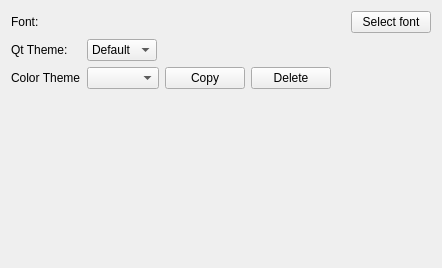
<?xml version="1.0" encoding="UTF-8"?>
<ui version="4.0">
 <class>GeneralOptionsWidget</class>
 <widget class="QWidget" name="GeneralOptionsWidget">
  <property name="geometry">
   <rect>
    <x>0</x>
    <y>0</y>
    <width>442</width>
    <height>268</height>
   </rect>
  </property>
  <property name="windowTitle">
   <string>General</string>
  </property>
  <layout class="QVBoxLayout" name="verticalLayout">
   <property name="sizeConstraint">
    <enum>QLayout::SetMinAndMaxSize</enum>
   </property>
   <item>
    <layout class="QFormLayout" name="formLayout">
     <item row="0" column="0">
      <widget class="QLabel" name="fontLabel">
       <property name="text">
        <string>Font:</string>
       </property>
      </widget>
     </item>
     <item row="0" column="1">
      <layout class="QHBoxLayout" name="fontSelectionLayout">
       <item>
        <widget class="QLabel" name="fontSelectionLabel">
         <property name="sizePolicy">
          <sizepolicy hsizetype="Preferred" vsizetype="Preferred">
           <horstretch>1</horstretch>
           <verstretch>0</verstretch>
          </sizepolicy>
         </property>
         <property name="text">
          <string notr="true"/>
         </property>
        </widget>
       </item>
       <item>
        <widget class="QPushButton" name="fontSelectionButton">
         <property name="sizePolicy">
          <sizepolicy hsizetype="Minimum" vsizetype="Fixed">
           <horstretch>0</horstretch>
           <verstretch>0</verstretch>
          </sizepolicy>
         </property>
         <property name="text">
          <string>Select font</string>
         </property>
        </widget>
       </item>
      </layout>
     </item>
     <item row="1" column="0">
      <widget class="QLabel" name="themeLabel">
       <property name="text">
        <string>Qt Theme:</string>
       </property>
      </widget>
     </item>
     <item row="1" column="1">
      <widget class="QComboBox" name="themeComboBox">
       <property name="sizePolicy">
        <sizepolicy hsizetype="Maximum" vsizetype="Fixed">
         <horstretch>0</horstretch>
         <verstretch>0</verstretch>
        </sizepolicy>
       </property>
       <item>
        <property name="text">
         <string>Default</string>
        </property>
       </item>
       <item>
        <property name="text">
         <string>Dark</string>
        </property>
       </item>
      </widget>
     </item>
     <item row="2" column="0">
      <widget class="QLabel" name="colorLabel">
       <property name="text">
        <string>Color Theme</string>
       </property>
      </widget>
     </item>
     <item row="2" column="1">
      <layout class="QHBoxLayout" name="horizontalLayout_3">
       <item>
        <widget class="QComboBox" name="colorComboBox">
         <property name="sizePolicy">
          <sizepolicy hsizetype="Maximum" vsizetype="Fixed">
           <horstretch>0</horstretch>
           <verstretch>0</verstretch>
          </sizepolicy>
         </property>
        </widget>
       </item>
       <item>
        <widget class="QPushButton" name="copyButton">
         <property name="sizePolicy">
          <sizepolicy hsizetype="Maximum" vsizetype="Fixed">
           <horstretch>0</horstretch>
           <verstretch>0</verstretch>
          </sizepolicy>
         </property>
         <property name="text">
          <string>Copy</string>
         </property>
        </widget>
       </item>
       <item>
        <widget class="QPushButton" name="deleteButton">
         <property name="text">
          <string>Delete</string>
         </property>
        </widget>
       </item>
       <item>
        <spacer name="horizontalSpacer">
         <property name="orientation">
          <enum>Qt::Horizontal</enum>
         </property>
         <property name="sizeHint" stdset="0">
          <size>
           <width>40</width>
           <height>20</height>
          </size>
         </property>
        </spacer>
       </item>
      </layout>
     </item>
    </layout>
   </item>
   <item>
    <widget class="ColorSchemePrefWidget" name="colorSchemePrefWidget" native="true"/>
   </item>
  </layout>
  <action name="actionSaveAsDefault">
   <property name="text">
    <string>Save as Default</string>
   </property>
  </action>
 </widget>
 <customwidgets>
  <customwidget>
   <class>ColorSchemePrefWidget</class>
   <extends>QWidget</extends>
   <header>widgets/ColorSchemePrefWidget.h</header>
   <container>1</container>
  </customwidget>
 </customwidgets>
 <resources/>
 <connections/>
</ui>
